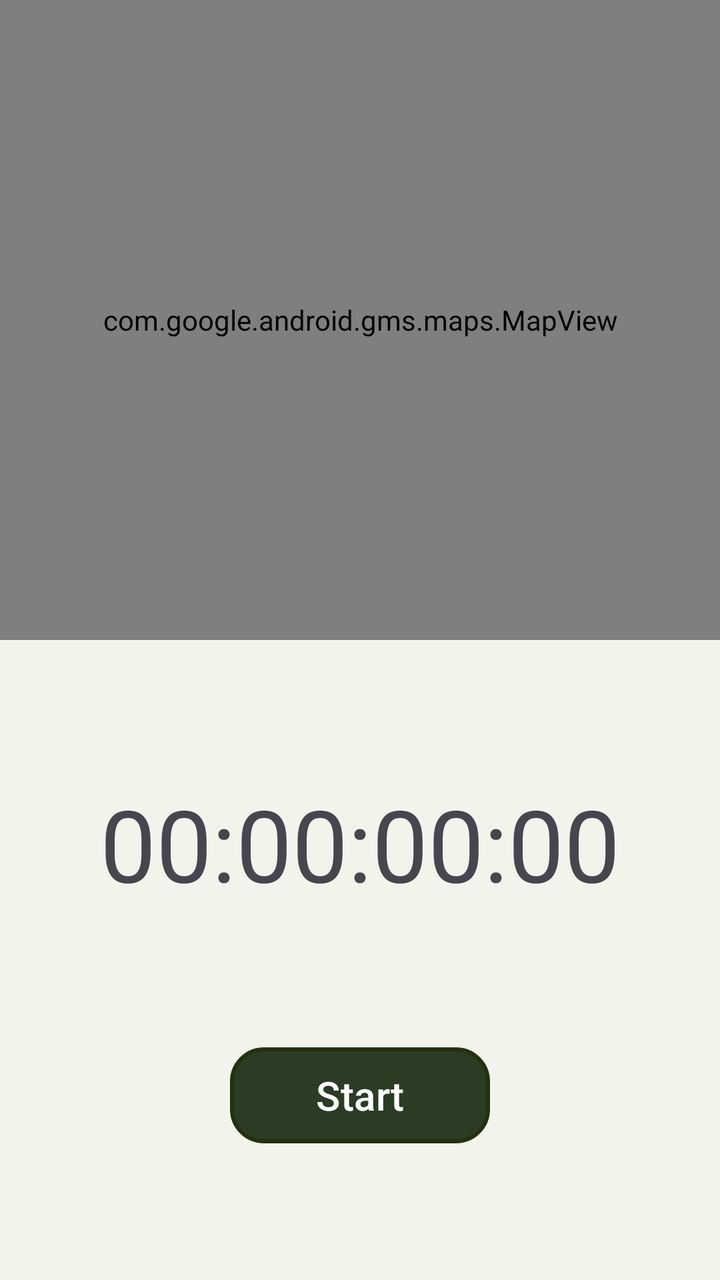
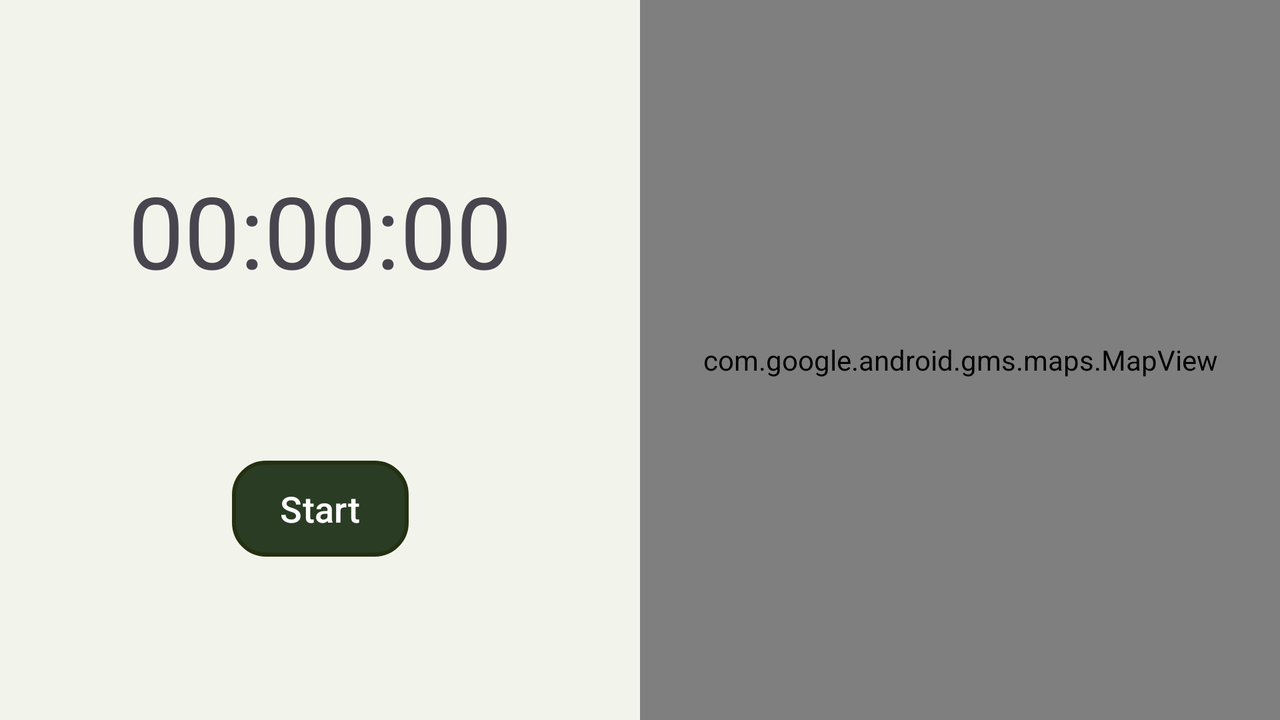

First picture: res/layout/ on a phone held upright. Second picture: the repository's own variant of that layout, on a device whose configuration matches the variant's folder. Source for both follows.
<!-- AndroidManifest.xml: application theme Theme.Healthify -->
<!-- res/layout/fragment_tracking.xml -->
<?xml version="1.0" encoding="utf-8"?>
<androidx.constraintlayout.widget.ConstraintLayout xmlns:android="http://schemas.android.com/apk/res/android"
    xmlns:app="http://schemas.android.com/apk/res-auto"
    xmlns:tools="http://schemas.android.com/tools"
    android:layout_width="match_parent"
    android:layout_height="match_parent">

    <androidx.constraintlayout.widget.ConstraintLayout
        android:id="@+id/clInnerLayout"
        android:layout_width="match_parent"
        android:layout_height="0dp"
        android:background="@color/verylight_grey_green"
        app:layout_constraintBottom_toBottomOf="parent"
        app:layout_constraintEnd_toEndOf="parent"
        app:layout_constraintHorizontal_bias="0.5"
        app:layout_constraintStart_toStartOf="parent"
        app:layout_constraintTop_toBottomOf="@+id/mapView">

        <com.google.android.material.textview.MaterialTextView
            android:id="@+id/tvTimer"
            android:layout_width="wrap_content"
            android:layout_height="wrap_content"
            android:text="00:00:00:00"
            android:textSize="50sp"
            app:layout_constraintBottom_toTopOf="@+id/btnToggleRun"
            app:layout_constraintEnd_toEndOf="parent"
            app:layout_constraintHorizontal_bias="0.5"
            app:layout_constraintStart_toStartOf="parent"
            app:layout_constraintTop_toTopOf="parent" />

        <com.google.android.material.button.MaterialButton
            android:id="@+id/btnToggleRun"
            android:layout_width="130dp"
            android:layout_height="wrap_content"
            android:text="Start"
            android:textSize="20sp"
            app:backgroundTint="@null"
            android:background="@drawable/button_shape"
            app:rippleColor="@color/deep_green"
            app:layout_constraintBottom_toBottomOf="parent"
            app:layout_constraintEnd_toStartOf="@+id/btnFinishRun"
            app:layout_constraintHorizontal_bias="0.5"
            app:layout_constraintStart_toStartOf="parent"
            app:layout_constraintTop_toBottomOf="@+id/tvTimer" />

        <com.google.android.material.button.MaterialButton
            android:id="@+id/btnFinishRun"
            android:layout_width="wrap_content"
            android:layout_height="wrap_content"
            android:text="Finish Run"
            android:visibility="gone"
            app:backgroundTint="@null"
            android:textSize="20sp"
            android:background="@drawable/button_shape"
            app:rippleColor="@color/deep_green"
            app:layout_constraintBottom_toBottomOf="parent"
            app:layout_constraintEnd_toEndOf="parent"
            app:layout_constraintHorizontal_bias="0.5"
            app:layout_constraintStart_toEndOf="@+id/btnToggleRun"
            app:layout_constraintTop_toBottomOf="@+id/tvTimer" />


    </androidx.constraintlayout.widget.ConstraintLayout>

    <com.google.android.material.textview.MaterialTextView
        android:id="@+id/tvLetsGo"
        android:layout_width="wrap_content"
        android:layout_height="wrap_content"
        android:text="Let's go, USERNAME!"
        android:textAlignment="center"
        android:textSize="50sp"
        android:visibility="gone"
        app:layout_constraintBottom_toTopOf="@+id/clInnerLayout"
        app:layout_constraintEnd_toEndOf="parent"
        app:layout_constraintHorizontal_bias="0.5"
        app:layout_constraintStart_toStartOf="parent"
        app:layout_constraintTop_toTopOf="parent" />


    <com.google.android.gms.maps.MapView
        android:id="@+id/mapView"
        android:layout_width="match_parent"
        android:layout_height="0dp"
        app:layout_constraintBottom_toTopOf="@+id/clInnerLayout"
        app:layout_constraintEnd_toEndOf="parent"
        app:layout_constraintHorizontal_bias="0.5"
        app:layout_constraintStart_toStartOf="parent"
        app:layout_constraintTop_toTopOf="parent" />

</androidx.constraintlayout.widget.ConstraintLayout>
<!-- resources referenced by this layout -->
<resources>
  <color name="deep_green">#3e5b34</color>
  <color name="verylight_grey_green">#F2F4EC</color>
  <!-- drawable button_shape (drawable) -->
  <?xml version="1.0" encoding="utf-8"?>
  <shape xmlns:android="http://schemas.android.com/apk/res/android"
      android:shape="rectangle">
      <solid android:color="#2a3c24"/> 
      <corners android:radius="16dp"/>
      <stroke android:width="2dp" android:color="#243010"/>
  </shape>
  <style name="Theme.Healthify" parent="Base.Theme.Healthify" />
  <style name="Base.Theme.Healthify" parent="Theme.Material3.DayNight.NoActionBar">
          
      </style>
</resources>
<!-- res/layout-land/fragment_tracking.xml (the repository's variant of the layout above) -->
<!-- drawn on the phone turned sideways -->
<?xml version="1.0" encoding="utf-8"?>
<androidx.constraintlayout.widget.ConstraintLayout xmlns:android="http://schemas.android.com/apk/res/android"
    xmlns:app="http://schemas.android.com/apk/res-auto"
    xmlns:tools="http://schemas.android.com/tools"
    android:layout_width="match_parent"
    android:layout_height="match_parent">

    <androidx.constraintlayout.widget.ConstraintLayout
        android:id="@+id/clInnerLayout"
        android:layout_width="0dp"
        android:layout_height="0dp"
        android:background="@color/verylight_grey_green"
        app:layout_constraintBottom_toBottomOf="parent"
        app:layout_constraintEnd_toStartOf="@+id/mapView"
        app:layout_constraintHorizontal_bias="0.5"
        app:layout_constraintStart_toStartOf="parent"
        app:layout_constraintTop_toTopOf="parent">

        <com.google.android.material.textview.MaterialTextView
            android:id="@+id/tvTimer"
            android:layout_width="wrap_content"
            android:layout_height="wrap_content"
            android:text="00:00:00"
            android:textSize="50sp"
            app:layout_constraintBottom_toTopOf="@+id/btnToggleRun"
            app:layout_constraintEnd_toEndOf="parent"
            app:layout_constraintHorizontal_bias="0.5"
            app:layout_constraintStart_toStartOf="parent"
            app:layout_constraintTop_toTopOf="parent" />

        <com.google.android.material.button.MaterialButton
            android:id="@+id/btnToggleRun"
            android:layout_width="wrap_content"
            android:layout_height="wrap_content"
            android:text="Start"
            app:backgroundTint="@null"
            android:background="@drawable/button_shape"
            app:rippleColor="@color/deep_green"
                android:textSize="18sp"
            app:layout_constraintBottom_toBottomOf="parent"
            app:layout_constraintEnd_toStartOf="@+id/btnFinishRun"
            app:layout_constraintHorizontal_bias="0.5"
            app:layout_constraintStart_toStartOf="parent"
            app:layout_constraintTop_toBottomOf="@+id/tvTimer" />

        <com.google.android.material.button.MaterialButton
            android:id="@+id/btnFinishRun"
            android:layout_width="wrap_content"
            android:layout_height="wrap_content"
            android:text="Finish run"
            android:visibility="gone"
            app:backgroundTint="@null"
            android:background="@drawable/button_shape"
            app:rippleColor="@color/deep_green"
            android:textSize="18sp"
            app:layout_constraintBottom_toBottomOf="parent"
            app:layout_constraintEnd_toEndOf="parent"
            app:layout_constraintHorizontal_bias="0.5"
            app:layout_constraintStart_toEndOf="@+id/btnToggleRun"
            app:layout_constraintTop_toBottomOf="@+id/tvTimer" />

    </androidx.constraintlayout.widget.ConstraintLayout>

    <com.google.android.gms.maps.MapView
        android:id="@+id/mapView"
        android:layout_width="0dp"
        android:layout_height="0dp"
        android:visibility="visible"
        app:layout_constraintBottom_toBottomOf="parent"
        app:layout_constraintEnd_toEndOf="parent"
        app:layout_constraintHorizontal_bias="0.5"
        app:layout_constraintStart_toEndOf="@+id/clInnerLayout"
        app:layout_constraintTop_toTopOf="parent" />

</androidx.constraintlayout.widget.ConstraintLayout>
